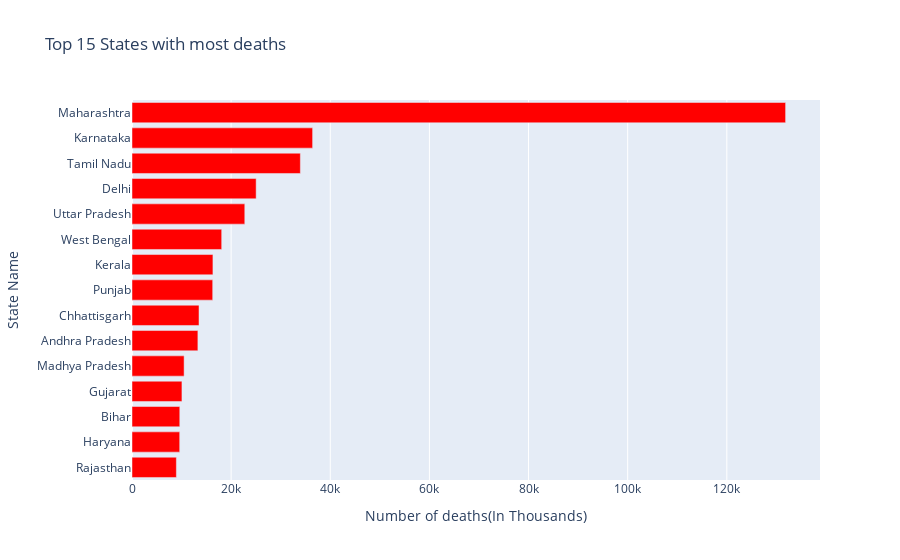

The cell this chart's notebook holds for it:
### Code cell
top_15_death_states = india_cases.sort_values('Deceased',ascending = False)[1:16]
horizontal_bar_chart(top_15_death_states,top_15_death_states.Deceased, top_15_death_states.index,
                     'Top 15 States with most deaths','Number of deaths(In Thousands)','State Name','Red')

### Figure 1 — Plotly figure (JSON) as saved in the notebook; plotly's stock layout.template omitted (floating-point values rounded to 4 significant figures)
{"data": [{"alignmentgroup": "True", "hovertemplate": "Number of deaths(In Thousands)=%{x}<br>State Name=%{y}<extra></extra>", "legendgroup": "", "marker": {"color": "Red"}, "name": "", "offsetgroup": "", "orientation": "h", "showlegend": false, "textposition": "auto", "type": "bar", "x": [131859, 36437, 33966, 25046, 22754, 18095, 16327, 16281, 13519, 13292, 10512, 10076, 9639, 9624, 8953], "xaxis": "x", "y": ["Maharashtra", "Karnataka", "Tamil Nadu", "Delhi", "Uttar Pradesh", "West Bengal", "Kerala", "Punjab", "Chhattisgarh", "Andhra Pradesh", "Madhya Pradesh", "Gujarat", "Bihar", "Haryana", "Rajasthan"], "yaxis": "y"}], "layout": {"barmode": "relative", "legend": {"tracegroupgap": 0}, "title": {"text": "Top 15 States with most deaths"}, "xaxis": {"anchor": "y", "domain": [0, 1], "title": {"text": "Number of deaths(In Thousands)"}}, "yaxis": {"anchor": "x", "categoryorder": "total ascending", "domain": [0, 1], "title": {"text": "State Name"}}}}
